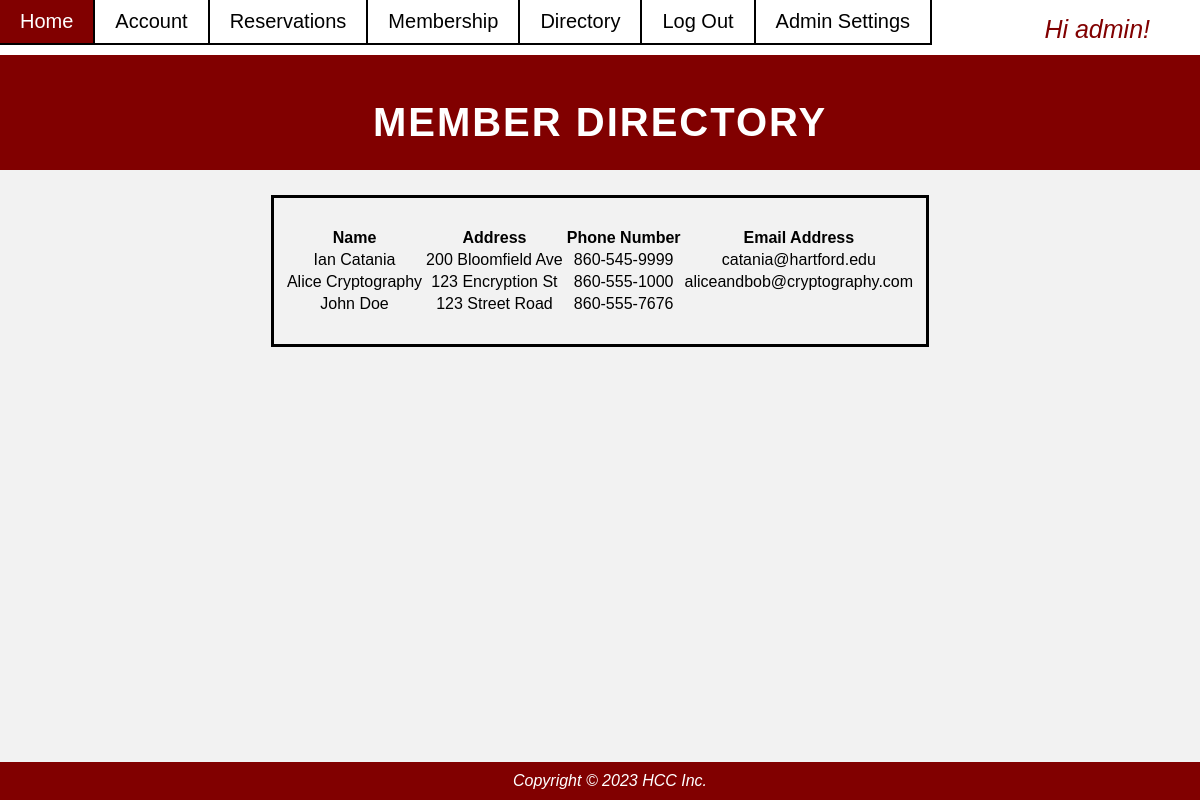
/directory/ (signed in), run on an earlier commit of the app's database.
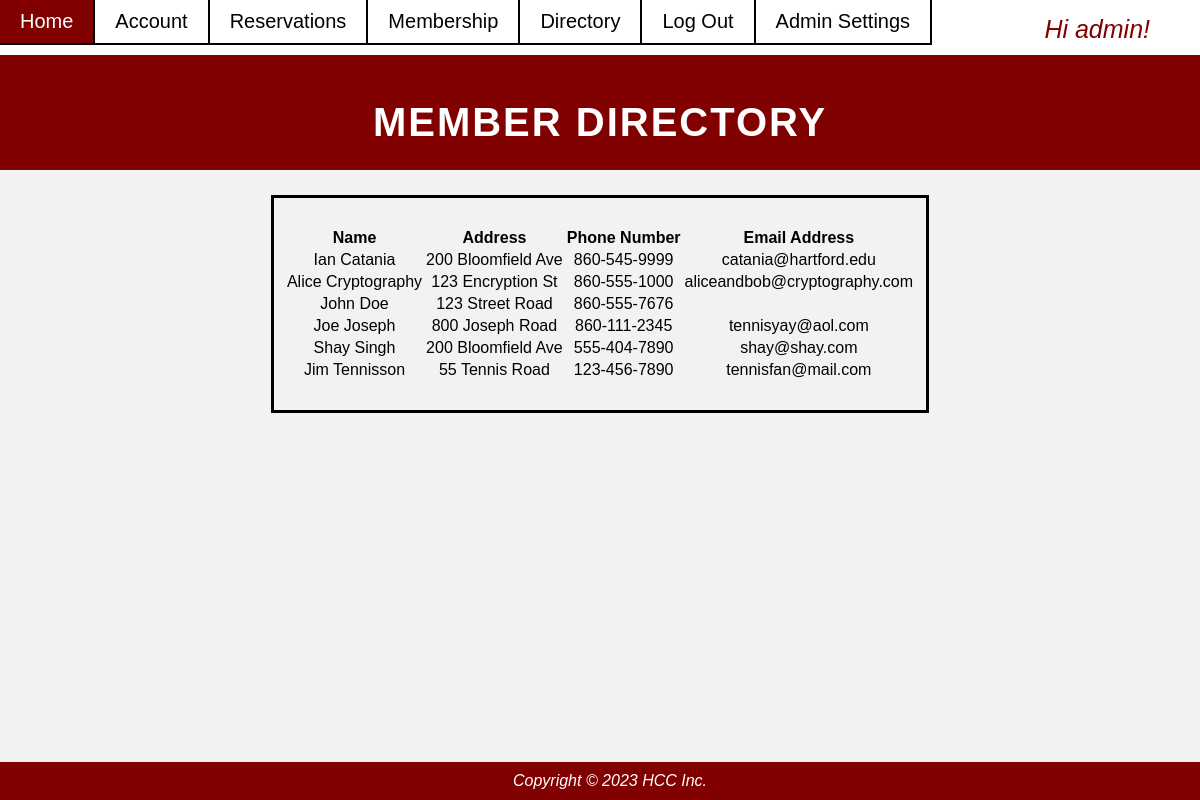
And on a later commit of the database.
### app/models.py (models this page shows, shortened)
class MemberProfile(models.Model):
    user = models.OneToOneField(User, on_delete=models.CASCADE) # Delete profile when user is deleted, this is username/password/email
    last_name = models.CharField(max_length=100, default="")
    first_name = models.CharField(max_length=100, default="")
    address = models.CharField(max_length=100, default="")
    phone_number = models.CharField(max_length=100, default="")
    date_of_birth = models.DateField(max_length=100, default="mm/dd/yy")
    in_directory = models.BooleanField()

### app/views.py (the view)
# urls.py: path("directory/", views.directory_page, name='directory'),
@login_required(login_url='signup')
def directory_page(request):
    template_name = 'directory.html'
    is_member = True
    try:
        profile = MemberProfile.objects.get(first_name = request.user.memberprofile.first_name)
    except MemberProfile.DoesNotExist:
        is_member = False
    email = User.email
    profiles = MemberProfile.objects.order_by('last_name')
    context = {
        'profiles': profiles,
        'is_member': is_member,
    }
    return render(request, template_name, context)

### templates/directory.html (shortened to what this page needs)
{% extends "base.html" %}
{% block content %}
<!DOCTYPE html>
<html>
<head>
    <link rel="stylesheet" href="../static/css/style.css">
</head>
<body>
    {% if user.is_authenticated and is_member %}
	<header style="padding-top: 100px;">
		<h1>Member Directory</h1>
	</header>
	<main>
        <div class="accountbox">
		<section>
			<br>
            <table class="table">
            <thead>
                <tr>
                <th scope="col">Name</th>
                <th scope="col">Address</th>
                <th scope="col">Phone Number</th>
                <th scope="col">Email Address</th>
                </tr>
            </thead>
            <tbody>
                {%for profile in profiles%}
                <tr>
                <td>{{profile.first_name}} {{profile.last_name}}</td>
                <td>{{profile.address}}</td>
                <td>{{profile.phone_number}}</td>
                <td>{{profile.user.email}}</td>
                </tr>
                {%endfor%}
            </tbody>
            </table>
            <br>
		</section>
    </div>
	</main>
    {% endif %}
	<footer>
		<p>Copyright © 2023 HCC Inc.</p>
	</footer>
</body>
</html>
{% endblock content %}

What changed in the data, as far as the page shows it:
added MemberProfile: first_name "Joe", last_name "Joseph", address "800 Joseph Road", phone_number "860-111-2345", user.email "tennisyay@aol.com"
added MemberProfile: first_name "Shay", last_name "Singh", address "200 Bloomfield Ave", phone_number "555-404-7890", user.email "shay@shay.com"
added MemberProfile: first_name "Jim", last_name "Tennisson", address "55 Tennis Road", phone_number "123-456-7890", user.email "tennisfan@mail.com"
